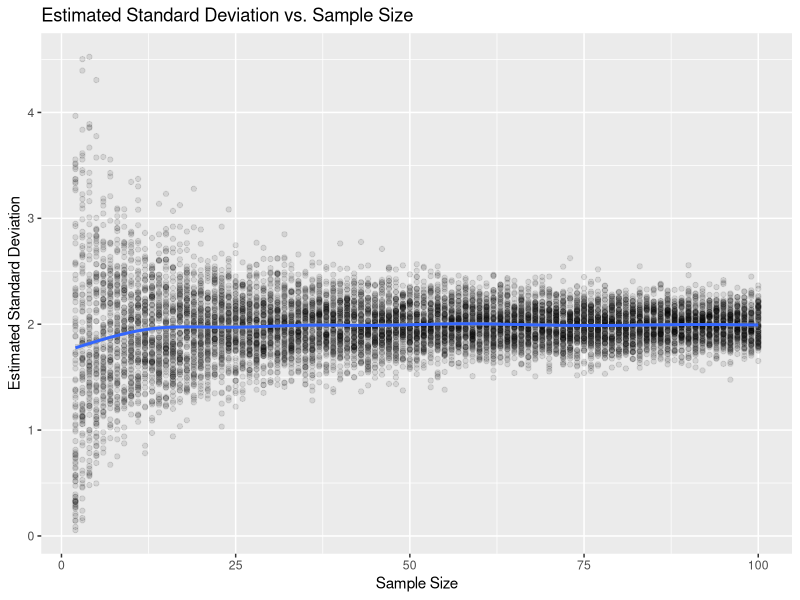
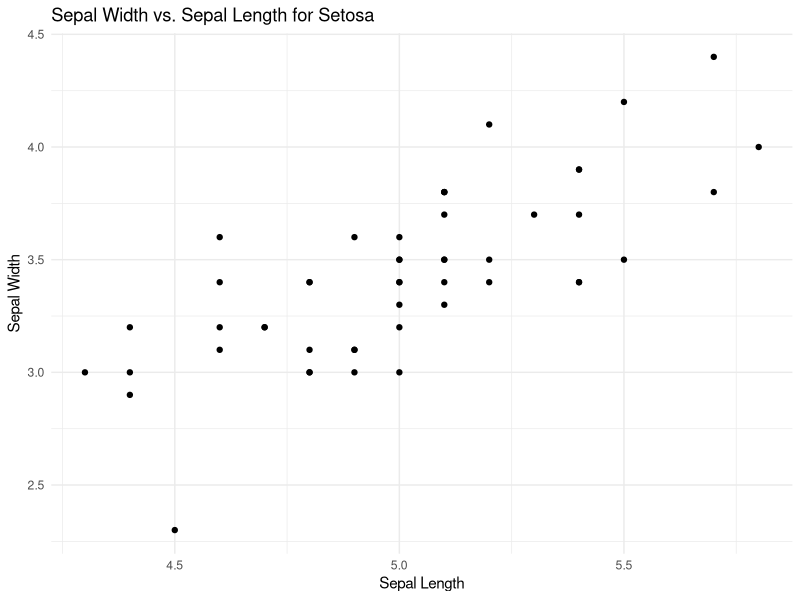
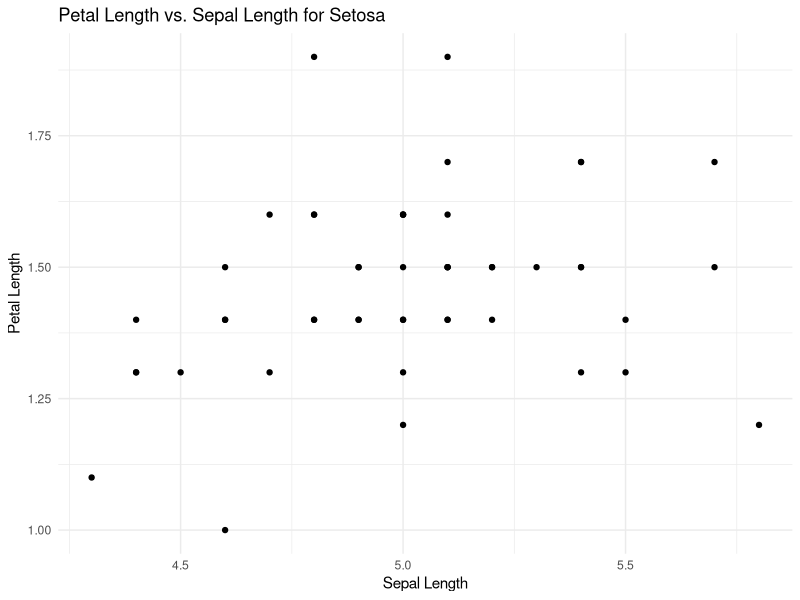

R code for these plots, in order:
## ---- chunk 1
knitr::opts_chunk$set(echo = TRUE)
library(ggplot2)
## ---- chunk 2
x <- seq(from = 1, to = 10, by = 0.1)
v <- mean((x-mean(x))^2)
n <- 700
mean <-  1
sd <-  2
observations <- rnorm(n, mean, sd)
unbiased_variance <- sum((observations - mean(observations))^2) / (n - 1)
mle_variance <- sum((observations - mean(observations))^2) / n
mle_std_dev <- sqrt(mle_variance)
## ---- chunk 3
cat(sprintf("Wariancja, estymator nieobciążony: %f\n", unbiased_variance))
cat(sprintf("Wariancja, estymator ML: %f\n", mle_variance))
cat(sprintf("Odchylenie, estymator ML_STD_DEV: %f\n", mle_std_dev))
## ---- chunk 4
n <- 5000
sigma <- 2
true_variance <- sigma^2
observations <- rnorm(n, mean = 0, sd = sigma)
matrix <- matrix(observations, nrow = 10, ncol = 500)
S <- apply(matrix, 2, var)
S1 <- S * (10 - 1) / 10
S2 <- S * (10 - 1) / (10 + 1)
## ---- chunk 5
bias_S <- mean(S) - true_variance
bias_S1 <- mean(S1) - true_variance
bias_S2 <- mean(S2) - true_variance
## ---- chunk 6
cat(sprintf("Bias for S Variance Estimator: %.4f\n", bias_S))
cat(sprintf("Bias for S1 Variance Estimator: %.4f\n", bias_S1))
cat(sprintf("Bias for S2 Variance Estimator: %.4f\n", bias_S2))
## ---- chunk 7
std_S <- sd(S)
std_S1 <- sd(S1)
std_S2 <- sd(S2)
## ---- chunk 8
cat(sprintf("Standart derivation for S Variance Estimator: %.4f\n", std_S))
cat(sprintf("Standart derivation for S1 Variance Estimator: %.4f\n", std_S1))
cat(sprintf("Standart derivation for S2 Variance Estimator: %.4f\n", std_S2))
## ---- chunk 9
RMSE_S <- sqrt(mean((S - true_variance)^2))
RMSE_S1 <- sqrt(mean((S1 - true_variance)^2))
RMSE_S2 <- sqrt(mean((S2 - true_variance)^2))

RMSE_mean_S <- sqrt(mean((S - true_variance)^2) * 1 / 10)
RMSE_mean_S1 <- sqrt(mean((S1 - true_variance)^2) * 1 / 10)
RMSE_mean_S2 <- sqrt(mean((S2 - true_variance)^2) * 1 / 10)
## ---- chunk 10
cat(sprintf("RMSE for S Variance Estimator: %.4f\n", RMSE_S))
cat(sprintf("RMSE for S1 Variance Estimator: %.4f\n", RMSE_S1))
cat(sprintf("RMSE for S2 Variance Estimator: %.4f\n", RMSE_S2))

cat(sprintf("RMSE mean for S Variance Estimator: %.4f\n", RMSE_mean_S))
cat(sprintf("RMSE mean for S1 Variance Estimator: %.4f\n", RMSE_mean_S1))
cat(sprintf("RMSE mean for S2 Variance Estimator: %.4f\n", RMSE_mean_S2))
## ---- chunk 11
sample_sd <- function(N, n) {
  samples <- matrix(rnorm(N * n, sd = 2), nrow = N)
  sds <- apply(samples, 1, sd)
  return(sds)
}
## ---- chunk 12
n <- 2:100
sd_estimates <- sapply(n, sample_sd, N = 100)
sd_to_plot <- data.frame('SD'=c(sd_estimates), 'n'=rep(n, each=100))
## ---- chunk 13
plot <- ggplot(sd_to_plot, aes(x = n, y = SD)) +
  geom_point(alpha = 0.1) +
  geom_smooth(method = 'gam', formula = y ~ s(x, bs = "cs")) +
  labs(title = "Estimated Standard Deviation vs. Sample Size",
       x = "Sample Size",
       y = "Estimated Standard Deviation")
plot
## ---- chunk 14
data("iris")
setosa_data <- iris[iris$Species == 'setosa', ]
## ---- chunk 15
mean_sepal_width <- mean(setosa_data$Sepal.Width)
sd_sepal_width <- sd(setosa_data$Sepal.Width)
## ---- chunk 16
cat("mean Sepal.Width:", mean_sepal_width, "\n")
cat("sd Sepal.Width:", sd_sepal_width, "\n")
## ---- chunk 17
mean_sepal_length <- mean(setosa_data$Sepal.Length)
sd_sepal_length <- sd(setosa_data$Sepal.Length)
## ---- chunk 18
cat("mean Sepal.length:", mean_sepal_length, "\n")
cat("sd Sepal.length:", sd_sepal_length, "\n")
## ---- chunk 19
correlation_sepal <- cor(setosa_data$Sepal.Width, setosa_data$Sepal.Length)
correlation_petal <- cor(setosa_data$Petal.Length, setosa_data$Sepal.Length)
## ---- chunk 20
cat("Korelacja między Sepal.Width oraz Sepal.Length:", correlation_sepal, "\n")
cat("Korelacja między Petal.Length oraz Sepal.Length:", correlation_petal, "\n")
## ---- chunk 21
ggplot(setosa_data, aes(x = Sepal.Length, y = Sepal.Width)) +
  geom_point() +
  labs(title = "Sepal Width vs. Sepal Length for Setosa",
       x = "Sepal Length",
       y = "Sepal Width") +
  theme_minimal()
## ---- chunk 22
ggplot(setosa_data, aes(x = Sepal.Length, y = Petal.Length)) +
  geom_point() +
  labs(title = "Petal Length vs. Sepal Length for Setosa",
       x = "Sepal Length",
       y = "Petal Length") +
  theme_minimal()
## ---- chunk 23
is_in_circle <- function(point) {
  x <- point[1]
  y <- point[2]
  return(x^2 + y^2 <= 1)
}
## ---- chunk 24
calculate_proportion <- function(points_matrix) {
  inside <- apply(points_matrix, 2, is_in_circle)
  mean(inside)
}
## ---- chunk 25
n <- 10000
random_matrix <- matrix(runif(2 * n), nrow = 2)
## ---- chunk 26
estimate_area <- calculate_proportion(random_matrix)
estimate_area
## ---- chunk 27
calculate_circle_area <- function(n) {
  points_matrix <- matrix(runif(2 * n), nrow = 2)
  proportion_inside <- calculate_proportion(points_matrix)
  estimated_area <- proportion_inside
  return(estimated_area)
}

num_experiments <- 100

area_estimates <- replicate(num_experiments, calculate_circle_area(n))

mean_estimate <- mean(area_estimates)

true_area <- pi

bias <- mean_estimate - true_area
## ---- chunk 28
cat("Mean estimate:", mean_estimate, "\n")
cat("True area:", true_area, "\n")
cat("Bias:", bias, "\n")
